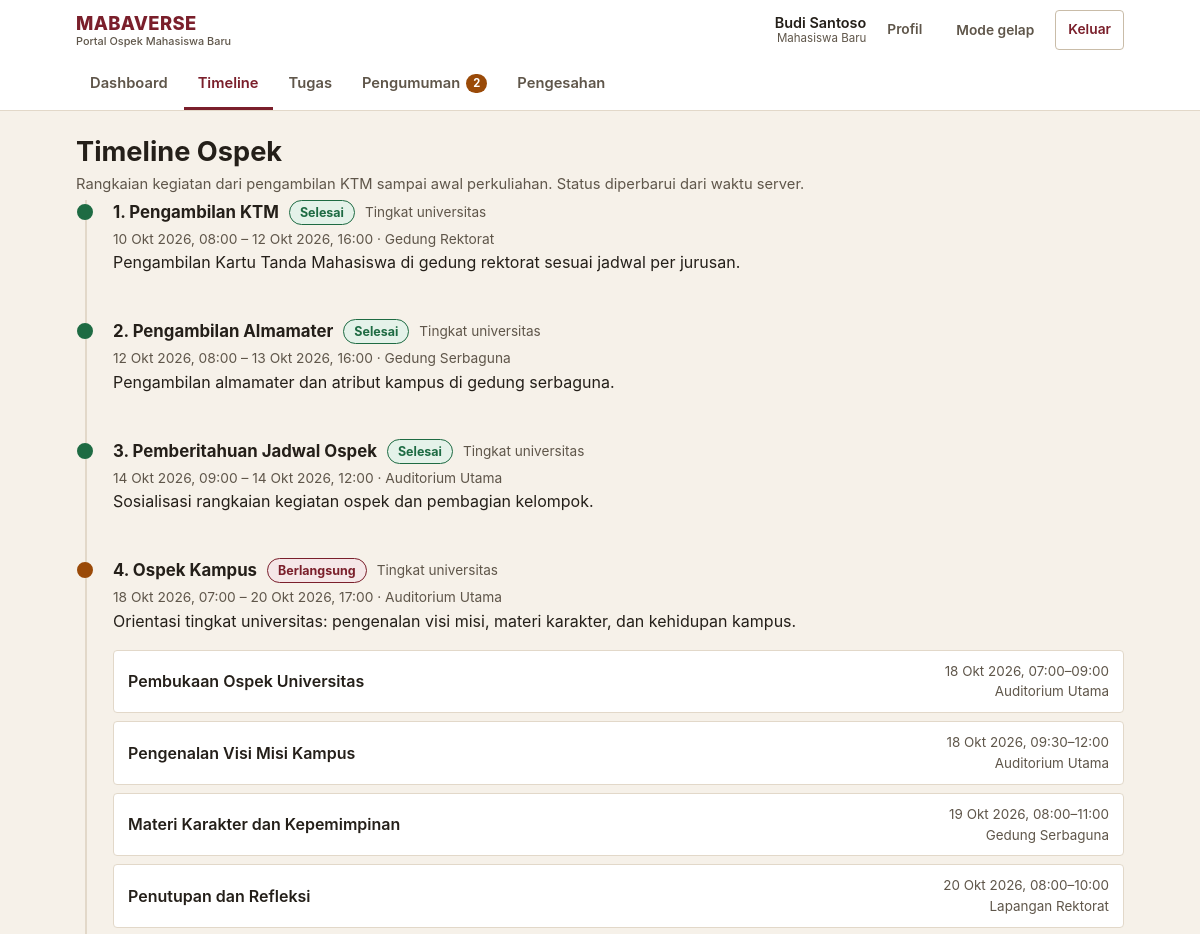
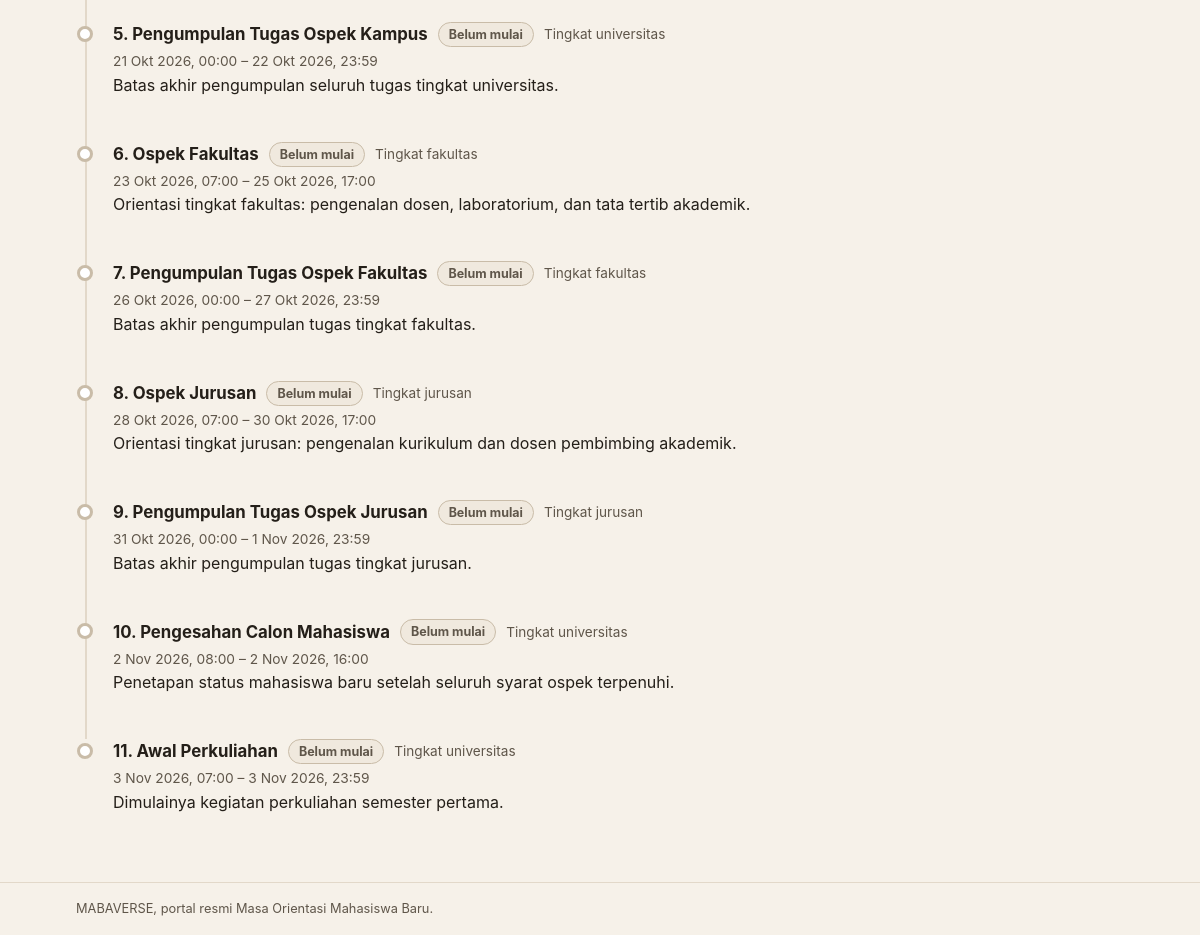
Screenshot of /timeline (signed in) with the database file from the repository (2 pictures, top to bottom).
### tables this page shows
CREATE TABLE tahap_ospek (
    id INT AUTO_INCREMENT PRIMARY KEY,
    judul VARCHAR(255) NOT NULL,
    deskripsi TEXT,
    urutan INT NOT NULL,
    tanggal_mulai DATETIME NOT NULL,
    tanggal_selesai DATETIME NOT NULL,
    target_level ENUM('universitas', 'fakultas', 'jurusan') DEFAULT 'universitas',
    lokasi_text VARCHAR(255) DEFAULT NULL,
    lampiran VARCHAR(255) DEFAULT NULL,
    status ENUM('belum_mulai', 'berlangsung', 'selesai') DEFAULT 'belum_mulai',
    created_at TIMESTAMP DEFAULT CURRENT_TIMESTAMP,
    updated_at TIMESTAMP DEFAULT CURRENT_TIMESTAMP ON UPDATE CURRENT_TIMESTAMP
);

CREATE TABLE sesi (
    id INT AUTO_INCREMENT PRIMARY KEY,
    tahap_id INT NOT NULL,
    judul VARCHAR(255) NOT NULL,
    tanggal DATE NOT NULL,
    jam_mulai TIME NOT NULL,
    jam_selesai TIME NOT NULL,
    lokasi_text VARCHAR(255) NOT NULL,
    lokasi_lat DECIMAL(10, 8) DEFAULT NULL,
    lokasi_lng DECIMAL(11, 8) DEFAULT NULL,
    radius_meter INT DEFAULT 150,
    pic VARCHAR(255) DEFAULT NULL,
    created_at TIMESTAMP DEFAULT CURRENT_TIMESTAMP,
    FOREIGN KEY (tahap_id) REFERENCES tahap_ospek(id) ON DELETE CASCADE
);

### controllers/MabaController.php (called while the page is built, shortened)
<?php
require_once __DIR__ . '/../models/Timeline.php';
class MabaController {
    public function timeline() {
        User::requireRole('maba');
        $timelineModel = new Timeline();
        $timeline = $timelineModel->getAllTahap('maba', $_SESSION['user_fakultas_id'], $_SESSION['user_jurusan_id']);
        $sesi_by_tahap = [];
        foreach ($timeline as $tahap) {
            $sesi_by_tahap[$tahap['id']] = $timelineModel->getSesiByTahap($tahap['id']);
        }
        include_once __DIR__ . '/../views/maba/timeline.php';
    }
}

### config/database.php (called while the page is built)
<?php
require_once __DIR__ . '/config.php';
class Database {
    private static $instance = null;
    private $pdo;
    private function __construct() {
        try {
            $dsn = "mysql:host=" . DB_HOST . ";dbname=" . DB_NAME . ";charset=" . DB_CHARSET;
            $options = [
                PDO::ATTR_ERRMODE => PDO::ERRMODE_EXCEPTION,
                PDO::ATTR_DEFAULT_FETCH_MODE => PDO::FETCH_ASSOC,
                PDO::ATTR_EMULATE_PREPARES => false,
            ];
            $this->pdo = new PDO($dsn, DB_USER, DB_PASS, $options);
        } catch (PDOException $e) {
            error_log('[MABAVERSE] Koneksi database gagal: ' . $e->getMessage());
            if (defined('APP_ENV') && APP_ENV === 'production') {
                throw new RuntimeException('Layanan database sedang tidak tersedia.');
            }
            die("Koneksi database gagal: " . $e->getMessage()
                . " — periksa DB_HOST/DB_USER/DB_PASS di config/config.local.php dan pastikan MySQL berjalan.");
        }
    }
    public static function getInstance() {
        if (self::$instance === null) {
            self::$instance = new self();
        }
        return self::$instance;
    }
    public function getConnection() {
        return $this->pdo;
    }
}

### models/User.php (called while the page is built, shortened)
<?php
require_once __DIR__ . '/../config/config.php';
class User {
    public static function requireLogin() {
        $db = Database::getInstance()->getConnection();
        $stmt = $db->prepare("SELECT role FROM users WHERE id = ? AND is_active = 1");
        $stmt->execute([$_SESSION['user_id']]);
    }
    public static function requireRole($roles) {
        self::requireLogin();
    }
}

### models/Timeline.php (called while the page is built, shortened)
<?php
require_once __DIR__ . '/../config/config.php';
class Timeline {
    private $db;
    public function __construct() {
        $this->db = Database::getInstance()->getConnection();
    }
    public function getAllTahap($user_role = null, $user_fakultas_id = null, $user_jurusan_id = null) {
        $sql = "SELECT * FROM tahap_ospek WHERE 1=1";
        $params = [];
        if ($user_role === 'maba') {
            $sql .= " AND (target_level = 'universitas'
                      OR (target_level = 'fakultas' AND ? IS NOT NULL)
                      OR (target_level = 'jurusan' AND ? IS NOT NULL))";
            $params[] = $user_fakultas_id;
            $params[] = $user_jurusan_id;
        }
        $sql .= " ORDER BY urutan ASC";
        $stmt = $this->db->prepare($sql);
        $stmt->execute($params);
        return $stmt->fetchAll();
    }
    public function getSesiByTahap($tahap_id) {
        $stmt = $this->db->prepare("
            SELECT * FROM sesi
            WHERE tahap_id = ?
            ORDER BY tanggal ASC, jam_mulai ASC
        ");
        $stmt->execute([$tahap_id]);
        return $stmt->fetchAll();
    }
}

### config/config.php (called while the page is built, shortened)
<?php
function e($value) {
    return htmlspecialchars((string)$value, ENT_QUOTES, 'UTF-8');
}
function status_meta($status) {
    $map = [
        'hadir'             => ['Hadir', 'ok'],
        'di_luar_radius'    => ['Di luar radius', 'warn'],
        'terlambat'         => ['Terlambat', 'warn'],
        'tidak_hadir'       => ['Tidak hadir', 'danger'],
        'izin'              => ['Izin', 'info'],
        'terkumpul'         => ['Terkumpul', 'info'],
        'revisi'            => ['Perlu revisi', 'warn'],
        'diterima'          => ['Diterima', 'ok'],
        'belum_dikumpulkan' => ['Belum dikumpulkan', 'neutral'],
        'disahkan'          => ['Disahkan', 'ok'],
        'belum_memenuhi'    => ['Belum memenuhi syarat', 'danger'],
        'belum_mulai'       => ['Belum mulai', 'neutral'],
        'berlangsung'       => ['Berlangsung', 'brand'],
        'selesai'           => ['Selesai', 'ok'],
        'normal'            => ['Normal', 'neutral'],
        'penting'           => ['Penting', 'warn'],
        'mendesak'          => ['Mendesak', 'danger'],
    ];
    if (isset($map[$status])) {
        return $map[$status];
    }
    return [ucwords(str_replace('_', ' ', (string)$status)), 'neutral'];
}
function format_tanggal($datetime, $dengan_waktu = true) {
    $ts = strtotime($datetime);
    $bulan = [1 => 'Jan', 'Feb', 'Mar', 'Apr', 'Mei', 'Jun', 'Jul', 'Agu', 'Sep', 'Okt', 'Nov', 'Des'];
    $hasil = date('j', $ts) . ' ' . $bulan[(int)date('n', $ts)] . ' ' . date('Y', $ts);
    if ($dengan_waktu) {
        $hasil .= ', ' . date('H:i', $ts);
    }
    return $hasil;
}
require_once __DIR__ . '/database.php';

### views/maba/timeline.php (the view, shortened to what this page needs)
<?php
include __DIR__ . '/../layouts/header.php';
?>
<div class="page-head">
    <div>
        <h1>Timeline Ospek</h1>
        <p class="page-sub">Rangkaian kegiatan dari pengambilan KTM sampai awal perkuliahan. Status diperbarui dari waktu server.</p>
    </div>
</div>
<?php if (empty($timeline)): ?>
<div class="empty">
    <strong>Timeline belum diisi.</strong>
    Admin ospek belum menambahkan tahap kegiatan. Coba cek lagi nanti.
</div>
<?php else: ?>
<ol class="timeline">
    <?php foreach ($timeline as $tahap): ?>
    <?php list($tahap_label, $tahap_tone) = status_meta($tahap['status']); ?>
    <li class="tl-item" data-status="<?= e($tahap['status']) ?>">
        <div class="tl-head">
            <h3><?= ($tahap['urutan']) ?>. <?= e($tahap['judul']) ?></h3>
            <span class="chip chip-<?= $tahap_tone ?>"><?= e($tahap_label) ?></span>
            <span class="muted small">Tingkat <?= e($tahap['target_level']) ?></span>
        </div>
        <p class="tl-meta">
            <?= e(format_tanggal($tahap['tanggal_mulai'])) ?>
            &ndash; <?= e(format_tanggal($tahap['tanggal_selesai'])) ?>
            <?php if ($tahap['lokasi_text']): ?> &middot; <?= e($tahap['lokasi_text']) ?><?php endif; ?>
        </p>
        <?php if ($tahap['deskripsi']): ?>
        <p><?= nl2br(e($tahap['deskripsi'])) ?></p>
        <?php endif; ?>
        <?php if (!empty($sesi_by_tahap[$tahap['id']])): ?>
        <ul class="tl-sesi">
            <?php foreach ($sesi_by_tahap[$tahap['id']] as $sesi): ?>
            <li>
                <a class="tl-sesi-link" href="<?= BASE_URL ?>detail-sesi/<?= (int)$sesi['id'] ?>">
                    <span class="tl-sesi-judul"><?= e($sesi['judul']) ?></span>
                    <span class="tl-sesi-waktu">
                        <?= e(format_tanggal($sesi['tanggal'], false)) ?>,
                        <?= e(date('H:i', strtotime($sesi['jam_mulai']))) ?>&ndash;<?= e(date('H:i', strtotime($sesi['jam_selesai']))) ?><br>
                        <?= e($sesi['lokasi_text']) ?>
                    </span>
                </a>
            </li>
            <?php endforeach; ?>
        </ul>
        <?php endif; ?>
    </li>
    <?php endforeach; ?>
</ol>
<?php endif; ?>
<?php include __DIR__ . '/../layouts/footer.php'; ?>

### assets/css/style.css (style rules this page uses)
:root { --bg: #F6F1E9; --surface: #FFFFFF; --surface-alt: #F0E9DE; --ink: #241F19; --ink-soft: #5F564A; --line: #E2D8C9; --line-strong: #C9BCA8; --brand: #7A1F2B; --brand-strong: #5E1620; --brand-soft: #F5E7E8; --brand-ink: #FFFFFF; --accent: #9A4A08; --accent-soft: #FBEEDD; --ok: #1E6B43; --ok-soft: #E4F2E9; --warn: #8A4B0F; --warn-soft: #FBEEDC; --danger: #A32A22; --danger-soft: #F9E6E4; --info: #2E5375; --info-soft: #E7EEF5; --radius-sm: 4px; --radius: 10px; --shadow-1: 0 1px 2px rgba(36, 31, 25, 0.08), 0 6px 16px rgba(36, 31, 25, 0.07); --maxw: 1080px; --font: -apple-system, BlinkMacSystemFont, "Segoe UI", Roboto, "Helvetica Neue", Arial, sans-serif; }
*, *::before, *::after { box-sizing: border-box; }
html { -webkit-text-size-adjust: 100%; }
body { margin: 0; background: var(--bg); color: var(--ink); font-family: var(--font); font-size: 16px; line-height: 1.55; }
h1, h2, h3, h4 { margin: 0 0 0.5em; line-height: 1.25; font-weight: 700; }
h1 { font-size: clamp(1.3rem, 1.1rem + 1vw, 1.7rem); }
h3 { font-size: 1.05rem; }
p { margin: 0 0 1em; }
a { color: var(--brand); text-decoration-thickness: 1px; text-underline-offset: 2px; }
.muted { color: var(--ink-soft); }
.small { font-size: 0.85rem; }
.page-head { display: flex; align-items: flex-end; justify-content: space-between; gap: 12px; flex-wrap: wrap; margin: 24px 0 4px; }
.page-head h1 { margin: 0; }
.page-head .page-sub { color: var(--ink-soft); margin: 4px 0 0; font-size: 0.92rem; }
.chip { display: inline-block; padding: 2px 10px; border-radius: 999px; font-size: 0.78rem; font-weight: 700; white-space: nowrap; border: 1px solid transparent; }
.chip-ok { background: var(--ok-soft); color: var(--ok); border-color: var(--ok); }
.chip-neutral { background: var(--surface-alt); color: var(--ink-soft); border-color: var(--line-strong); }
.chip-brand { background: var(--brand-soft); color: var(--brand); border-color: var(--brand); }
.timeline { list-style: none; margin: 0; padding: 0; }
.tl-item { position: relative; margin-left: 9px; padding: 0 0 28px 26px; border-left: 2px solid var(--line); }
.tl-item:last-child { border-left-color: transparent; padding-bottom: 4px; }
.tl-item::before { content: ""; position: absolute; left: -10px; top: 4px; width: 16px; height: 16px; border-radius: 50%; border: 3px solid var(--line-strong); background: var(--surface); }
.tl-item[data-status="selesai"]::before { background: var(--ok); border-color: var(--ok); }
.tl-item[data-status="berlangsung"]::before { background: var(--accent); border-color: var(--accent); }
.tl-head { display: flex; align-items: center; gap: 10px; flex-wrap: wrap; }
.tl-head h3 { margin: 0; }
.tl-meta { color: var(--ink-soft); font-size: 0.86rem; margin: 4px 0 0; }
.tl-sesi { list-style: none; margin: 12px 0 0; padding: 0; display: grid; gap: 8px; }
.tl-sesi li { background: var(--surface); border: 1px solid var(--line); border-radius: var(--radius-sm); padding: 10px 14px; }
.tl-sesi-link { display: flex; justify-content: space-between; align-items: center; gap: 12px; text-decoration: none; color: inherit; }
.tl-sesi-judul { font-weight: 600; }
.tl-sesi-waktu { font-size: 0.84rem; color: var(--ink-soft); text-align: right; white-space: nowrap; }

### rows the page displays
tahap_ospek: urutan "1", judul "Pengambilan KTM", tahap_label "Selesai", target_level "universitas", tanggal_mulai "10 Okt 2026, 08:00", tanggal_selesai "12 Okt 2026, 16:00", lokasi_text "Gedung Rektorat", deskripsi "Pengambilan Kartu Tanda Mahasiswa di gedung rektorat sesuai jadwal per jurusan."
tahap_ospek: urutan "2", judul "Pengambilan Almamater", tahap_label "Selesai", target_level "universitas", tanggal_mulai "12 Okt 2026, 08:00", tanggal_selesai "13 Okt 2026, 16:00", lokasi_text "Gedung Serbaguna", deskripsi "Pengambilan almamater dan atribut kampus di gedung serbaguna."
tahap_ospek: urutan "3", judul "Pemberitahuan Jadwal Ospek", tahap_label "Selesai", target_level "universitas", tanggal_mulai "14 Okt 2026, 09:00", tanggal_selesai "14 Okt 2026, 12:00", lokasi_text "Auditorium Utama", deskripsi "Sosialisasi rangkaian kegiatan ospek dan pembagian kelompok."
tahap_ospek: urutan "4", judul "Ospek Kampus", tahap_label "Berlangsung", target_level "universitas", tanggal_mulai "18 Okt 2026, 07:00", tanggal_selesai "20 Okt 2026, 17:00", lokasi_text "Auditorium Utama", deskripsi "Orientasi tingkat universitas: pengenalan visi misi, materi karakter, dan kehidupan kampus."
sesi: judul "Pembukaan Ospek Universitas", tanggal "18 Okt 2026", jam_mulai "07:00", jam_selesai "09:00", lokasi_text "Auditorium Utama"
sesi: judul "Pengenalan Visi Misi Kampus", tanggal "18 Okt 2026", jam_mulai "09:30", jam_selesai "12:00", lokasi_text "Auditorium Utama"
sesi: judul "Materi Karakter dan Kepemimpinan", tanggal "19 Okt 2026", jam_mulai "08:00", jam_selesai "11:00", lokasi_text "Gedung Serbaguna"
sesi: judul "Penutupan dan Refleksi", tanggal "20 Okt 2026", jam_mulai "08:00", jam_selesai "10:00", lokasi_text "Lapangan Rektorat"
tahap_ospek: urutan "5", judul "Pengumpulan Tugas Ospek Kampus", tahap_label "Belum mulai", target_level "universitas", tanggal_mulai "21 Okt 2026, 00:00", tanggal_selesai "22 Okt 2026, 23:59", deskripsi "Batas akhir pengumpulan seluruh tugas tingkat universitas."
tahap_ospek: urutan "6", judul "Ospek Fakultas", tahap_label "Belum mulai", target_level "fakultas", tanggal_mulai "23 Okt 2026, 07:00", tanggal_selesai "25 Okt 2026, 17:00", deskripsi "Orientasi tingkat fakultas: pengenalan dosen, laboratorium, dan tata tertib akademik."
tahap_ospek: urutan "7", judul "Pengumpulan Tugas Ospek Fakultas", tahap_label "Belum mulai", target_level "fakultas", tanggal_mulai "26 Okt 2026, 00:00", tanggal_selesai "27 Okt 2026, 23:59", deskripsi "Batas akhir pengumpulan tugas tingkat fakultas."
tahap_ospek: urutan "8", judul "Ospek Jurusan", tahap_label "Belum mulai", target_level "jurusan", tanggal_mulai "28 Okt 2026, 07:00", tanggal_selesai "30 Okt 2026, 17:00", deskripsi "Orientasi tingkat jurusan: pengenalan kurikulum dan dosen pembimbing akademik."
tahap_ospek: urutan "9", judul "Pengumpulan Tugas Ospek Jurusan", tahap_label "Belum mulai", target_level "jurusan", tanggal_mulai "31 Okt 2026, 00:00", tanggal_selesai "1 Nov 2026, 23:59", deskripsi "Batas akhir pengumpulan tugas tingkat jurusan."
tahap_ospek: urutan "10", judul "Pengesahan Calon Mahasiswa", tahap_label "Belum mulai", target_level "universitas", tanggal_mulai "2 Nov 2026, 08:00", tanggal_selesai "2 Nov 2026, 16:00", deskripsi "Penetapan status mahasiswa baru setelah seluruh syarat ospek terpenuhi."
tahap_ospek: urutan "11", judul "Awal Perkuliahan", tahap_label "Belum mulai", target_level "universitas", tanggal_mulai "3 Nov 2026, 07:00", tanggal_selesai "3 Nov 2026, 23:59", deskripsi "Dimulainya kegiatan perkuliahan semester pertama."

### other values shown
$user_nama "Budi Santoso"
$role_label "Mahasiswa Baru"
$label "Dashboard"
$label "Timeline"
$label "Tugas"
$label "Pengumuman"
$unread_pengumuman "2"
$label "Pengesahan"
